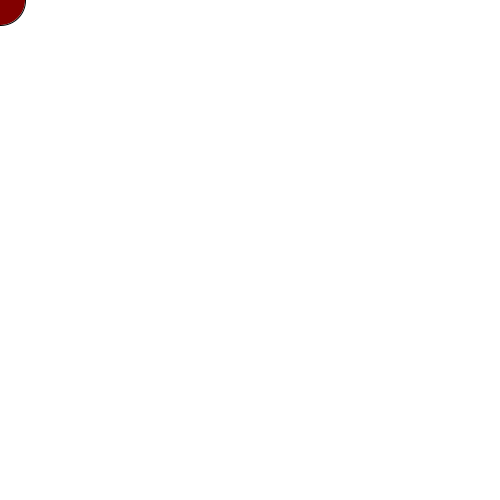
Frame 1 (no input)
Frame 60 (the mouse pressed at the canvas centre just before this capture): identical to frame 1, image omitted
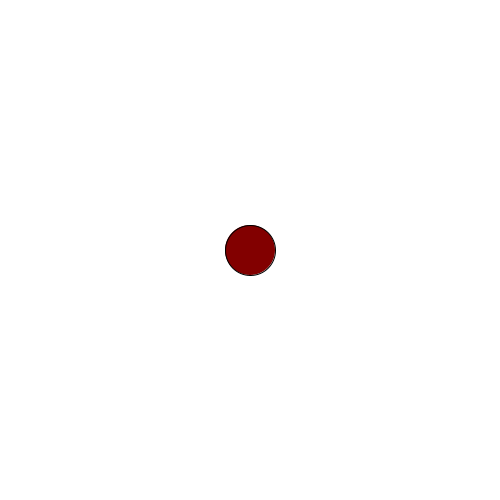
Frame 120 (the mouse held since frame 60 and released just before this capture)

The Processing sketch that drew these frames (run headless with seeded random() and noise(); from frame 60 on, the mouse is pressed at the canvas centre):

// Processing sketch: FollowTheMouse
// ── FollowTheMouse.pde

//global constants 
final int DIAMETER = 50; //diameter of our circle 
int counter = 0;

void setup()
{
  //setting the size of canvas 
  size(500,500);
}

void draw()
{
  //set the colour of backgroud (WHITE)
 background(255);
 
 //Set the colour of our circle 
 fill(130,0,0);
 ellipse(mouseX, mouseY, DIAMETER, DIAMETER);
  
  
}
